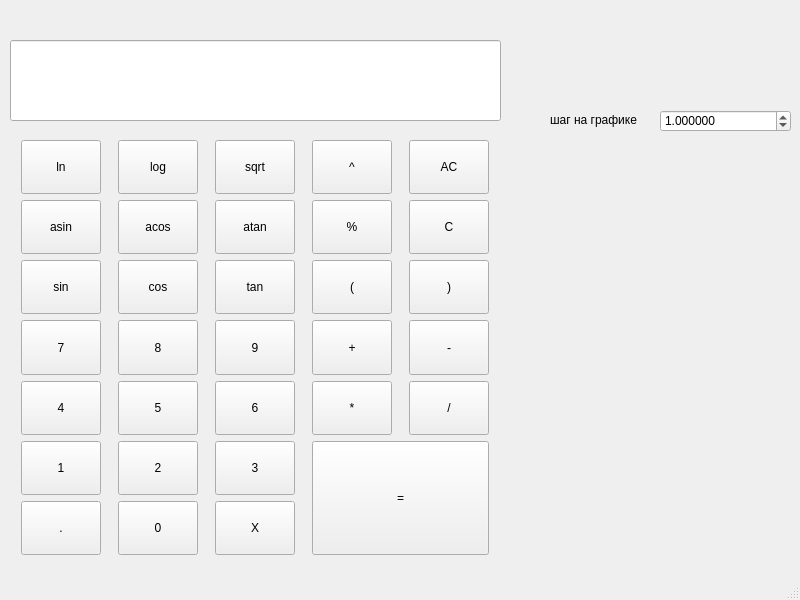
<?xml version="1.0" encoding="UTF-8"?>
<ui version="4.0">
 <class>MainWindow</class>
 <widget class="QMainWindow" name="MainWindow">
  <property name="geometry">
   <rect>
    <x>0</x>
    <y>0</y>
    <width>800</width>
    <height>600</height>
   </rect>
  </property>
  <property name="windowTitle">
   <string>MainWindow</string>
  </property>
  <widget class="QWidget" name="centralwidget">
   <widget class="QLineEdit" name="lineEdit">
    <property name="geometry">
     <rect>
      <x>10</x>
      <y>40</y>
      <width>491</width>
      <height>81</height>
     </rect>
    </property>
    <property name="font">
     <font>
      <pointsize>24</pointsize>
     </font>
    </property>
    <property name="frame">
     <bool>true</bool>
    </property>
   </widget>
   <widget class="QWidget" name="gridLayoutWidget">
    <property name="geometry">
     <rect>
      <x>10</x>
      <y>140</y>
      <width>495</width>
      <height>415</height>
     </rect>
    </property>
    <layout class="QGridLayout" name="gridLayout">
     <item row="4" column="2">
      <widget class="QPushButton" name="pushButton_14">
       <property name="sizePolicy">
        <sizepolicy hsizetype="Fixed" vsizetype="Expanding">
         <horstretch>0</horstretch>
         <verstretch>0</verstretch>
        </sizepolicy>
       </property>
       <property name="text">
        <string>6</string>
       </property>
      </widget>
     </item>
     <item row="2" column="4">
      <widget class="QPushButton" name="pushButton_22">
       <property name="sizePolicy">
        <sizepolicy hsizetype="Fixed" vsizetype="Expanding">
         <horstretch>0</horstretch>
         <verstretch>0</verstretch>
        </sizepolicy>
       </property>
       <property name="text">
        <string>)</string>
       </property>
      </widget>
     </item>
     <item row="4" column="3">
      <widget class="QPushButton" name="pushButton_19">
       <property name="sizePolicy">
        <sizepolicy hsizetype="Fixed" vsizetype="Expanding">
         <horstretch>0</horstretch>
         <verstretch>0</verstretch>
        </sizepolicy>
       </property>
       <property name="text">
        <string>*</string>
       </property>
      </widget>
     </item>
     <item row="3" column="4">
      <widget class="QPushButton" name="pushButton_23">
       <property name="sizePolicy">
        <sizepolicy hsizetype="Fixed" vsizetype="Expanding">
         <horstretch>0</horstretch>
         <verstretch>0</verstretch>
        </sizepolicy>
       </property>
       <property name="text">
        <string>-</string>
       </property>
      </widget>
     </item>
     <item row="6" column="1">
      <widget class="QPushButton" name="pushButton_32">
       <property name="sizePolicy">
        <sizepolicy hsizetype="Minimum" vsizetype="Expanding">
         <horstretch>0</horstretch>
         <verstretch>0</verstretch>
        </sizepolicy>
       </property>
       <property name="text">
        <string>0</string>
       </property>
      </widget>
     </item>
     <item row="2" column="1">
      <widget class="QPushButton" name="pushButton_7">
       <property name="sizePolicy">
        <sizepolicy hsizetype="Fixed" vsizetype="Expanding">
         <horstretch>0</horstretch>
         <verstretch>0</verstretch>
        </sizepolicy>
       </property>
       <property name="text">
        <string>cos</string>
       </property>
      </widget>
     </item>
     <item row="3" column="2">
      <widget class="QPushButton" name="pushButton_13">
       <property name="sizePolicy">
        <sizepolicy hsizetype="Fixed" vsizetype="Expanding">
         <horstretch>0</horstretch>
         <verstretch>0</verstretch>
        </sizepolicy>
       </property>
       <property name="text">
        <string>9</string>
       </property>
      </widget>
     </item>
     <item row="5" column="0">
      <widget class="QPushButton" name="pushButton">
       <property name="sizePolicy">
        <sizepolicy hsizetype="Fixed" vsizetype="Expanding">
         <horstretch>0</horstretch>
         <verstretch>0</verstretch>
        </sizepolicy>
       </property>
       <property name="text">
        <string>1</string>
       </property>
       <property name="iconSize">
        <size>
         <width>20</width>
         <height>20</height>
        </size>
       </property>
      </widget>
     </item>
     <item row="0" column="3">
      <widget class="QPushButton" name="pushButton_29">
       <property name="sizePolicy">
        <sizepolicy hsizetype="Minimum" vsizetype="Expanding">
         <horstretch>0</horstretch>
         <verstretch>0</verstretch>
        </sizepolicy>
       </property>
       <property name="text">
        <string>^</string>
       </property>
      </widget>
     </item>
     <item row="0" column="1">
      <widget class="QPushButton" name="pushButton_27">
       <property name="sizePolicy">
        <sizepolicy hsizetype="Minimum" vsizetype="Expanding">
         <horstretch>0</horstretch>
         <verstretch>0</verstretch>
        </sizepolicy>
       </property>
       <property name="text">
        <string>log</string>
       </property>
      </widget>
     </item>
     <item row="2" column="0">
      <widget class="QPushButton" name="pushButton_3">
       <property name="sizePolicy">
        <sizepolicy hsizetype="Fixed" vsizetype="Expanding">
         <horstretch>0</horstretch>
         <verstretch>0</verstretch>
        </sizepolicy>
       </property>
       <property name="text">
        <string>sin</string>
       </property>
      </widget>
     </item>
     <item row="4" column="4">
      <widget class="QPushButton" name="pushButton_24">
       <property name="sizePolicy">
        <sizepolicy hsizetype="Fixed" vsizetype="Expanding">
         <horstretch>0</horstretch>
         <verstretch>0</verstretch>
        </sizepolicy>
       </property>
       <property name="text">
        <string>/</string>
       </property>
      </widget>
     </item>
     <item row="3" column="0">
      <widget class="QPushButton" name="pushButton_4">
       <property name="sizePolicy">
        <sizepolicy hsizetype="Fixed" vsizetype="Expanding">
         <horstretch>0</horstretch>
         <verstretch>0</verstretch>
        </sizepolicy>
       </property>
       <property name="text">
        <string>7</string>
       </property>
      </widget>
     </item>
     <item row="6" column="0">
      <widget class="QPushButton" name="pushButton_31">
       <property name="sizePolicy">
        <sizepolicy hsizetype="Minimum" vsizetype="Expanding">
         <horstretch>0</horstretch>
         <verstretch>0</verstretch>
        </sizepolicy>
       </property>
       <property name="text">
        <string>.</string>
       </property>
      </widget>
     </item>
     <item row="1" column="4">
      <widget class="QPushButton" name="pushButton_21">
       <property name="sizePolicy">
        <sizepolicy hsizetype="Fixed" vsizetype="Expanding">
         <horstretch>0</horstretch>
         <verstretch>0</verstretch>
        </sizepolicy>
       </property>
       <property name="text">
        <string>C</string>
       </property>
      </widget>
     </item>
     <item row="1" column="1">
      <widget class="QPushButton" name="pushButton_6">
       <property name="sizePolicy">
        <sizepolicy hsizetype="Fixed" vsizetype="Expanding">
         <horstretch>0</horstretch>
         <verstretch>0</verstretch>
        </sizepolicy>
       </property>
       <property name="text">
        <string>acos</string>
       </property>
      </widget>
     </item>
     <item row="1" column="3">
      <widget class="QPushButton" name="pushButton_16">
       <property name="sizePolicy">
        <sizepolicy hsizetype="Fixed" vsizetype="Expanding">
         <horstretch>0</horstretch>
         <verstretch>0</verstretch>
        </sizepolicy>
       </property>
       <property name="text">
        <string>%</string>
       </property>
      </widget>
     </item>
     <item row="3" column="3">
      <widget class="QPushButton" name="pushButton_18">
       <property name="sizePolicy">
        <sizepolicy hsizetype="Fixed" vsizetype="Expanding">
         <horstretch>0</horstretch>
         <verstretch>0</verstretch>
        </sizepolicy>
       </property>
       <property name="text">
        <string>+</string>
       </property>
      </widget>
     </item>
     <item row="0" column="2">
      <widget class="QPushButton" name="pushButton_28">
       <property name="sizePolicy">
        <sizepolicy hsizetype="Minimum" vsizetype="Expanding">
         <horstretch>0</horstretch>
         <verstretch>0</verstretch>
        </sizepolicy>
       </property>
       <property name="text">
        <string>sqrt</string>
       </property>
      </widget>
     </item>
     <item row="4" column="1">
      <widget class="QPushButton" name="pushButton_9">
       <property name="sizePolicy">
        <sizepolicy hsizetype="Fixed" vsizetype="Expanding">
         <horstretch>0</horstretch>
         <verstretch>0</verstretch>
        </sizepolicy>
       </property>
       <property name="text">
        <string>5</string>
       </property>
      </widget>
     </item>
     <item row="4" column="0">
      <widget class="QPushButton" name="pushButton_5">
       <property name="sizePolicy">
        <sizepolicy hsizetype="Fixed" vsizetype="Expanding">
         <horstretch>0</horstretch>
         <verstretch>0</verstretch>
        </sizepolicy>
       </property>
       <property name="text">
        <string>4</string>
       </property>
      </widget>
     </item>
     <item row="5" column="1">
      <widget class="QPushButton" name="pushButton_10">
       <property name="sizePolicy">
        <sizepolicy hsizetype="Fixed" vsizetype="Expanding">
         <horstretch>0</horstretch>
         <verstretch>0</verstretch>
        </sizepolicy>
       </property>
       <property name="text">
        <string>2</string>
       </property>
      </widget>
     </item>
     <item row="0" column="4">
      <widget class="QPushButton" name="pushButton_30">
       <property name="sizePolicy">
        <sizepolicy hsizetype="Minimum" vsizetype="Expanding">
         <horstretch>0</horstretch>
         <verstretch>0</verstretch>
        </sizepolicy>
       </property>
       <property name="text">
        <string>AC</string>
       </property>
      </widget>
     </item>
     <item row="1" column="2">
      <widget class="QPushButton" name="pushButton_11">
       <property name="sizePolicy">
        <sizepolicy hsizetype="Fixed" vsizetype="Expanding">
         <horstretch>0</horstretch>
         <verstretch>0</verstretch>
        </sizepolicy>
       </property>
       <property name="text">
        <string>atan</string>
       </property>
      </widget>
     </item>
     <item row="5" column="2">
      <widget class="QPushButton" name="pushButton_15">
       <property name="sizePolicy">
        <sizepolicy hsizetype="Fixed" vsizetype="Expanding">
         <horstretch>0</horstretch>
         <verstretch>0</verstretch>
        </sizepolicy>
       </property>
       <property name="text">
        <string>3</string>
       </property>
      </widget>
     </item>
     <item row="2" column="2">
      <widget class="QPushButton" name="pushButton_12">
       <property name="sizePolicy">
        <sizepolicy hsizetype="Fixed" vsizetype="Expanding">
         <horstretch>0</horstretch>
         <verstretch>0</verstretch>
        </sizepolicy>
       </property>
       <property name="text">
        <string>tan</string>
       </property>
      </widget>
     </item>
     <item row="6" column="2">
      <widget class="QPushButton" name="pushButton_33">
       <property name="sizePolicy">
        <sizepolicy hsizetype="Minimum" vsizetype="Expanding">
         <horstretch>0</horstretch>
         <verstretch>0</verstretch>
        </sizepolicy>
       </property>
       <property name="text">
        <string>X</string>
       </property>
      </widget>
     </item>
     <item row="0" column="0">
      <widget class="QPushButton" name="pushButton_26">
       <property name="sizePolicy">
        <sizepolicy hsizetype="Minimum" vsizetype="Expanding">
         <horstretch>0</horstretch>
         <verstretch>0</verstretch>
        </sizepolicy>
       </property>
       <property name="text">
        <string>ln</string>
       </property>
      </widget>
     </item>
     <item row="3" column="1">
      <widget class="QPushButton" name="pushButton_8">
       <property name="sizePolicy">
        <sizepolicy hsizetype="Fixed" vsizetype="Expanding">
         <horstretch>0</horstretch>
         <verstretch>0</verstretch>
        </sizepolicy>
       </property>
       <property name="text">
        <string>8</string>
       </property>
      </widget>
     </item>
     <item row="2" column="3">
      <widget class="QPushButton" name="pushButton_17">
       <property name="sizePolicy">
        <sizepolicy hsizetype="Fixed" vsizetype="Expanding">
         <horstretch>0</horstretch>
         <verstretch>0</verstretch>
        </sizepolicy>
       </property>
       <property name="text">
        <string>(</string>
       </property>
      </widget>
     </item>
     <item row="1" column="0">
      <widget class="QPushButton" name="pushButton_2">
       <property name="sizePolicy">
        <sizepolicy hsizetype="Fixed" vsizetype="Expanding">
         <horstretch>0</horstretch>
         <verstretch>0</verstretch>
        </sizepolicy>
       </property>
       <property name="text">
        <string>asin</string>
       </property>
      </widget>
     </item>
     <item row="5" column="3" rowspan="2" colspan="2">
      <widget class="QPushButton" name="pushButton_ans">
       <property name="sizePolicy">
        <sizepolicy hsizetype="Minimum" vsizetype="Expanding">
         <horstretch>0</horstretch>
         <verstretch>0</verstretch>
        </sizepolicy>
       </property>
       <property name="text">
        <string>=</string>
       </property>
      </widget>
     </item>
    </layout>
   </widget>
   <widget class="QLabel" name="label">
    <property name="geometry">
     <rect>
      <x>550</x>
      <y>110</y>
      <width>131</width>
      <height>20</height>
     </rect>
    </property>
    <property name="text">
     <string>шаг на графике</string>
    </property>
   </widget>
   <widget class="QDoubleSpinBox" name="Step">
    <property name="geometry">
     <rect>
      <x>660</x>
      <y>110</y>
      <width>131</width>
      <height>22</height>
     </rect>
    </property>
    <property name="decimals">
     <number>6</number>
    </property>
    <property name="maximum">
     <double>1000000.000000000000000</double>
    </property>
    <property name="singleStep">
     <double>10.000000000000000</double>
    </property>
    <property name="value">
     <double>1.000000000000000</double>
    </property>
   </widget>
  </widget>
  <widget class="QMenuBar" name="menubar">
   <property name="geometry">
    <rect>
     <x>0</x>
     <y>0</y>
     <width>800</width>
     <height>26</height>
    </rect>
   </property>
  </widget>
  <widget class="QStatusBar" name="statusbar"/>
 </widget>
 <resources/>
 <connections>
  <connection>
   <sender>pushButton_10</sender>
   <signal>clicked()</signal>
   <receiver>lineEdit</receiver>
   <slot>copy()</slot>
   <hints>
    <hint type="sourcelabel">
     <x>148</x>
     <y>470</y>
    </hint>
    <hint type="destinationlabel">
     <x>205</x>
     <y>112</y>
    </hint>
   </hints>
  </connection>
 </connections>
</ui>
